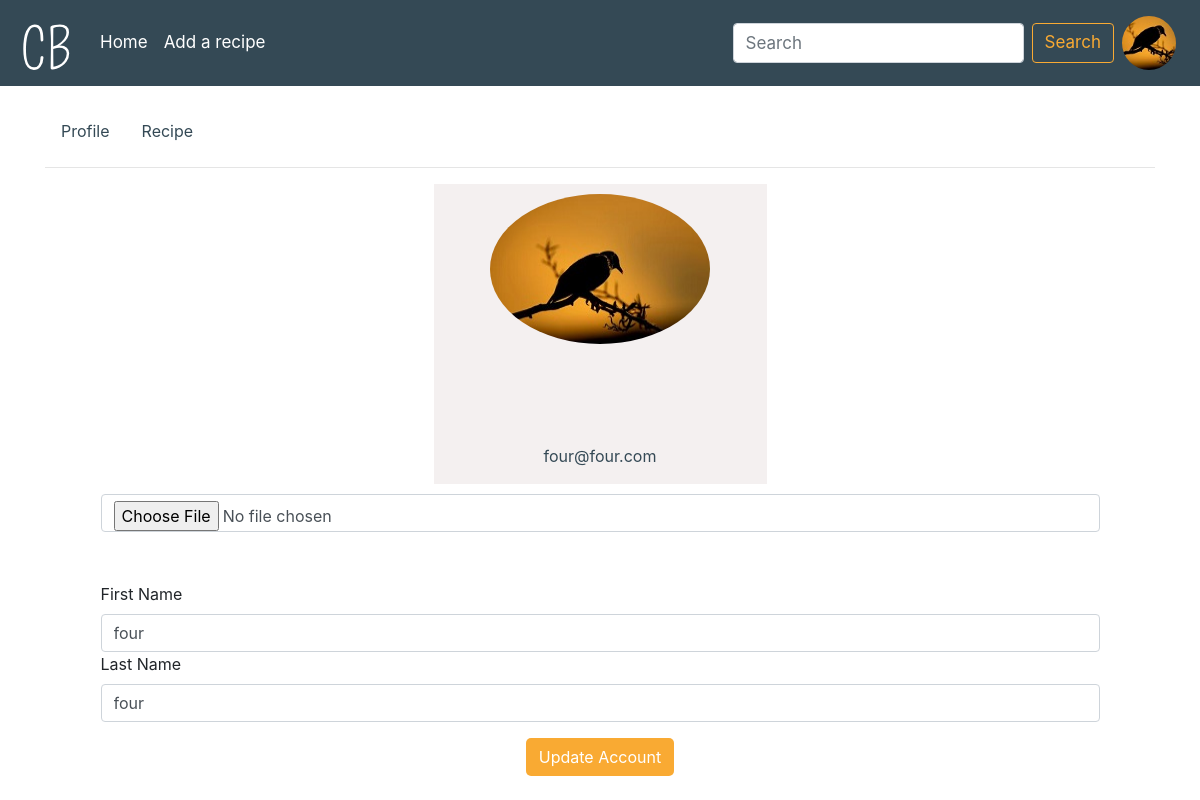
The app's page /account (signed in) with its own data.
### my_project/sign_up/models.py (models this page shows, shortened)
class UserInfo(db.Model):
    __tablename__ = 'usersinfo'
    user_id = db.Column(db.Integer, primary_key=True)
    first_name = db.Column(db.String(80), nullable=False)
    last_name = db.Column(db.String(80), nullable=False)
    email = db.Column(db.Integer, db.ForeignKey('users.email'),
        nullable=False)
    profile_image = db.Column(db.String(80), nullable=False, default='default.png')
    user = db.relationship('User',backref=db.backref('usersinfo', lazy=True, cascade="all,delete"))

### my_project/account/view.py (the view)
@account_view_bp.route('/account', methods=['GET', 'POST'])
@login_required
def account_view():
    form = UpdateAccount()
    from my_project.current_username import user_name
    user_info = UserInfo.query.filter_by(email=current_user.email).first()
    blogs_list = Blog.query.order_by(desc(Blog.date)).filter_by(email=current_user.email).all()
    if form.validate_on_submit():
        first_name = form.first_name.data
        last_name = form.last_name.data
        email = form.email.data # disabled
        print(current_user.email)
        print("On subbmit")
        print(form.profile_pic.data)
        if form.profile_pic.data:
            print(form.profile_pic.data)
            pic = add_profile_pic(pic_upload=form.profile_pic.data, email=current_user.email)
            user_info.profile_image = pic
            print("Image uploaded")
        user_info.first_name = first_name
        user_info.last_name = last_name
        db.session.add(user_info)
        db.session.commit()
        return redirect(url_for('blog_bp.view_blogs'))
    elif request.method == "GET":
        form.first_name.data = user_info.first_name
        form.email.data = current_user.email
        form.last_name.data = user_info.last_name
    return render_template('account/update_account.html', form=form, user_info=user_info, blogs_list=blogs_list, profile_image=user_name())

### my_project/account/forms.py
class UpdateAccount(FlaskForm):
    first_name = StringField("First Name")
    last_name = StringField("Last Name")
    email = StringField("Email")
    old_password = PasswordField("Password")
    new_password = PasswordField("New Password", validators=[EqualTo('con_password', message="Password must match!!!")])
    con_password = PasswordField("Confirm Password")
    profile_pic = FileField('Update Profile Pic')
    submit = SubmitField("Update Account")

### my_project/current_username.py (called while the page is built)
def user_name():
    userinfo = UserInfo.query.filter_by(email=current_user.email).first()
    return userinfo.profile_image

### my_project/sign_up/models.py (called while the page is built)
@login_manager.user_loader
def load_user(user_id):
    return User.query.get(user_id)

### my_project/account/templates/account/update_account.html (shortened to what this page needs)
 {% extends "base.html" %} {% block content %}
<div class="tab-container-center">
    <div class="classic-tabs">
        <ul class="nav tab" id="myClassicTab" role="tablist">
            <li class="nav-item">
                <a class="nav-link active" id="profile-tab-classic" data-toggle="tab" href="#profile-classic" role="tab" aria-controls="profile-classic" aria-selected="true" tabindex="1">Profile</a>
            </li>
            <li class="nav-item">
                <a class="nav-link" id="follow-tab-classic" data-toggle="tab" href="#recipe-classic" role="tab" aria-controls="recipe-classic" aria-selected="false" tabindex="2">Recipe</a>
            </li>
        </ul>
        <hr>
        <div class="tab-content" id="myClassicTabContent">
            <div class="tab-pane fade active show" id="profile-classic" role="tabpanel" aria-labelledby="profile-tab-classic">
                <div class="container-profile">
                    <div class="profile-div">
                        <picture>
                            <source media="(min-width: 900px)" srcset="{{url_for('static', filename='profile_pics_220by220/'+user_info.profile_image)}}">
                            <source media="(min-width: 700px)" srcset="{{url_for('static', filename='profile_pics_200by200/'+user_info.profile_image)}}">
                            <source media="(min-width: 360px)" srcset="{{url_for('static', filename='profile_pics_128by128/'+user_info.profile_image)}}">
                            <img src="{{url_for('static', filename='profile_pics_128by128/'+user_info.profile_image)}}" id="profile-img" alt="profile image">
                            <p id="user_email">{{user_info.email}}</p>
                        </picture>
                    </div>
                    <div class="account-div">
                        <form class="form-row" method="POST" enctype="multipart/form-data">
                            <div class="form-group">
                                {{ form.profile_pic(class="form-control", onchange="readURL(this);")}}
                                <div class="user-details">
                                    {{form.first_name.label(class="padded_label")}} {{ form.first_name(class=" form-control ", value= user_info.first_name) }} {{form.last_name.label(class="padded_label")}} {{ form.last_name(class="form-control ", value=user_info.last_name) }}
                                </div>
                            </div>
                            <div class="update-btn">
                                {{ form.submit(class_="btn", id="submit_btn")}}
                            </div>
                        </form>
                    </div>
                </div>
            </div>
        </div>
    </div>
</div>
{% endblock %}

### my_project/templates/base.html (shortened to what this page needs)
<html lang="en">
<head>
    <link rel="stylesheet" href="https://stackpath.bootstrapcdn.com/bootstrap/4.4.1/css/bootstrap.min.css">
    <link rel="stylesheet" href="{{ url_for('static', filename='css/main.css') }}">
</head>
<body>
    <div class="container">
        <nav class="navbar fixed-top navbar-expand-lg navbar-dark">
            <a class="navbar-brand" href="{{url_for('blog_bp.view_blogs')}}"><img src="/static/logos/ChefBook_Nav_Logo.svg" width="30" height="30" class="d-inline-block align-top" alt="ChefBook"></a>
            <div class="collapse navbar-collapse" id="collapse_target">
                <ul class="navbar-nav mr-auto">
                    <li class="nav-item">
                        <a class="nav-link" href="{{url_for('blog_bp.view_blogs')}}">Home</a>
                    </li>
                    {% if current_user.is_authenticated %}
                    <li class="nav-item">
                        <a class="nav-link" href="{{url_for('blog_bp.create_blog')}}">Add a recipe</a>
                    </li>
                    {% endif %}
                </ul>
                <form class="form-inline my-2 my-lg-0">
                    <input class="form-control mr-sm-2" type="search" placeholder="Search" aria-label="Search" id="search-input">
                    <button class="btn btn-outline-success my-2 my-sm-0" id="search-btn" type="submit">Search</button>
                </form>
                <ul class="navbar-nav">
                    <li class="nav-item dropdown">
                        <img class="nav-link dropdown-toggle profile_image" href="#" src="{{url_for('static', filename='profile_pics_70by70/'+profile_image)}}" data-target="dropdown_target" role="button" data-toggle="dropdown" aria-haspopup="true" aria-expanded="false">
                    </li>
                </ul>
            </div>
        </nav>
        {% block content %}{% endblock %}
    </div>
</body>
</html>

### my_project/static/css/main.css (style rules this page uses)
:root { --primary-color: #344955; --primmary-dark-color: #232F34; --primary-light-color: #4A6572; --secondary-color: #F9AA33; --small-screen-font-size: 16px; --med-screen-font-size: 17px; --big-screen-font-size: 20px; --heading-font-size: 24px; }
html, body { width: 100%; }
.container { width: 100%; height: 100%; display: flex; align-self: center; }
nav { background-color: var(--primary-color); }
nav>div#collapse_target>ul>li>a { color: white; }
#search-btn { border-color: var(--secondary-color); color: var(--secondary-color); font-size: var(--small-screen-font-size); }
img.profile_image { width: 70px; height: 70px; border-radius: 50%; }
.classic-tabs { flex-basis: 100%; margin-top: 20%; }
.classic-tabs>ul>li>a { color: var(--primary-color); }
.container-profile { display: flex; flex-direction: column; }
.container-profile>div.profile-div { flex-basis: 100%; display: flex; justify-content: space-around; }
.container-profile>div.profile-div>picture { flex-basis: 50%; margin: auto; display: flex; justify-content: space-around; flex-direction: column; background-color: hsl(0, 17%, 95%); align-content: center; height: 200px; }
.container-profile>div.profile-div>picture>img { margin: auto; margin-top: 10px; flex-basis: 50%; border-radius: 50%; width: 128px; max-height: 128px; background: center; }
.container-profile>div.profile-div>picture>p { margin-top: 10px; text-align: center; color: var(--primary-color); }
.account-div { display: flex; justify-content: space-around; }
.account-div>form { flex-basis: 90%; margin: auto; margin-top: 10px; display: flex; }
.account-div>form>div.form-group { flex-basis: 100%; }
.account-div>form>div.form-group>div.user-details { margin-top: 5%; }
.account-div>form>div.update-btn { flex-basis: fill; background-color: var(--secondary-color); margin: auto; border-radius: 5px; }
#submit_btn { color: white; }
@media screen and (min-width:700px) { .container>div.tab-container-center { margin-top: -10%; flex-basis: 100%; } }
@media screen and (min-width:700px) { .container-profile>div.profile-div>picture { flex-basis: 35%; height: 280px; } }
@media screen and (min-width:700px) { .container-profile>div.profile-div>picture>img { width: 200px; max-height: 200px; } }
@media screen and (min-width:900px) { nav>a>img { width: 60px; height: 60px; } }
@media screen and (min-width:900px) { #search-btn { font-size: var(--med-screen-font-size); } }
@media screen and (min-width:900px) { #search-input { font-size: var(--med-screen-font-size); color: var(--secondary-color); } }
@media screen and (min-width:900px) { nav>div#collapse_target>ul>li>a { font-size: var(--med-screen-font-size); } }
@media screen and (min-width:900px) { .container-profile>div.profile-div>picture { flex-basis: 30%; height: 300px; } }
@media screen and (min-width:900px) { .container-profile>div.profile-div>picture>img { width: 220px; max-height: 220px; } }

### records on screen
UserInfo: profile_image (picture), email "four@four.com", first_name "four", last_name "four"
